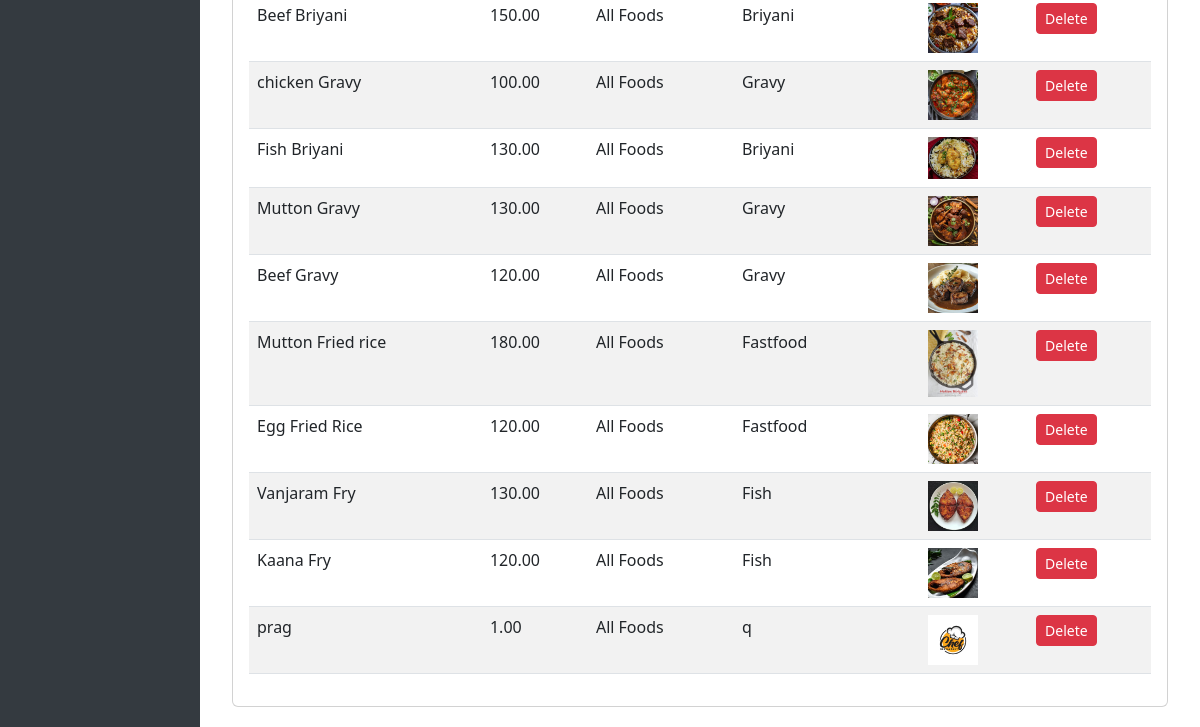
Before: / (lower part) with the older database file.
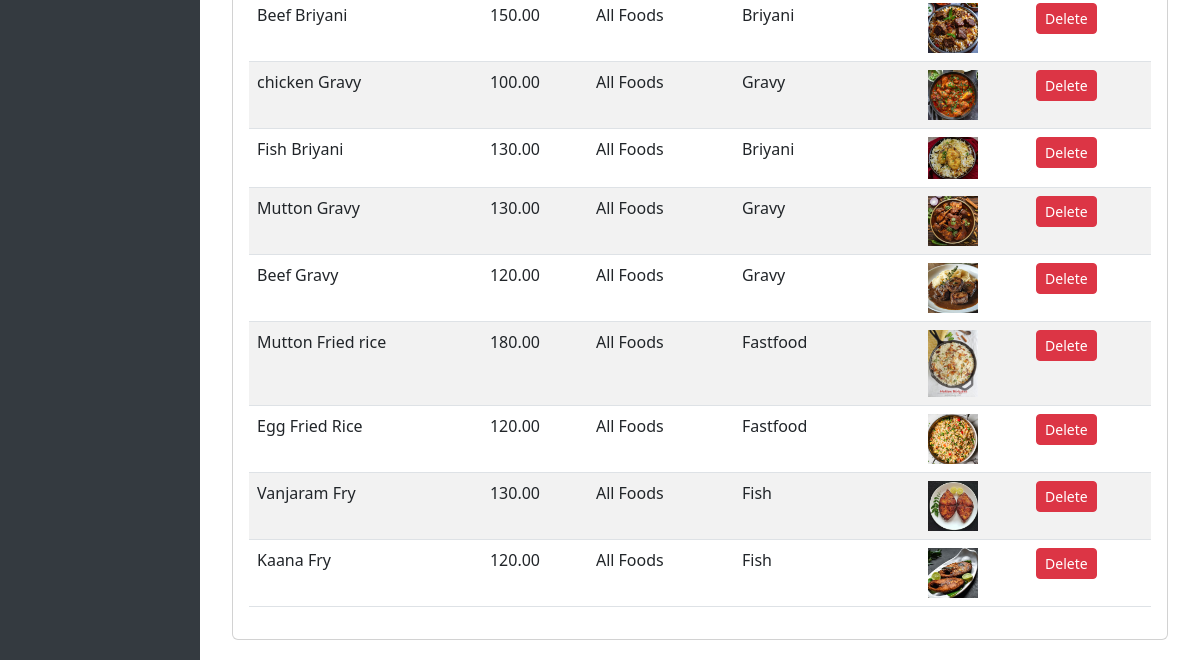
After: the same page with the newer database file.
### shop/models.py (models this page shows, shortened)
class FoodItem(models.Model):
    CATEGORY_CHOICES = [
        ('top', 'Top Rated'),
        ('all', 'All Foods'),
    ]
    name = models.CharField(max_length=255,blank=True,null=True)
    rate = models.DecimalField(max_digits=6, decimal_places=2,blank=True,null=True)
    category = models.CharField(max_length=20, choices=CATEGORY_CHOICES)
    subcategory = models.CharField(max_length=255, blank=True, null=True)
    image = models.ImageField(upload_to='foods/',blank=True,null=True)

### shop/views.py (the view)
# urls.py: path('', admin_page, name='admin-page'),
def admin_page(request):
    company = CompanyInfo.objects.first()
    company_form = CompanyInfoForm(request.POST or None, request.FILES or None, instance=company)
    food_form = FoodItemForm(request.POST or None, request.FILES or None)
    if request.method == 'POST':
        if 'save_company' in request.POST and company_form.is_valid():
            company_form.save()
        if 'add_food' in request.POST and food_form.is_valid():
            food_form.save()
        return redirect('admin-page')
    foods = FoodItem.objects.all()
    return render(request, 'admin/company_setup.html', {
        'company_form': company_form,
        'food_form': food_form,
        'foods': foods,
    })

### shop/templates/admin/company_setup.html (shortened to what this page needs)
    {% extends 'admin/base.html' %}
    {% load static %}
    {% block content %}
    <div class="container mt-4">
        <div class="card">
            <div class="card-body">
                <div class="table-responsive">
                    <table class="table table-striped">
                        <tbody>
                            {% for food in foods %}
                            <tr>
                                <td>{{ food.name }}</td>
                                <td>{{ food.rate }}</td>
                                <td>{{ food.get_category_display }}</td>
                                <td>{{ food.subcategory|default:"-" }}</td>
                                <td>
                                    {% if food.image %}
                                        <img src="{{ food.image.url }}" alt="{{ food.name }}" style="max-width: 50px;">
                                    {% else %}
                                        No image
                                    {% endif %}
                                </td>
                                <td>
                                    <a href="{% url 'delete-food' food.id %}" class="btn btn-danger btn-sm"
                                    onclick="return confirm('Are you sure you want to delete this item?')">
                                        Delete
                                    </a>
                                </td>
                            </tr>
                            {% empty %}
                            <tr>
                                <td colspan="7" class="text-center">No food items found</td>
                            </tr>
                            {% endfor %}
                        </tbody>
                    </table>
                </div>
            </div>
        </div>
    </div>
    {% endblock %}

### shop/templates/admin/base.html (shortened to what this page needs)
<!DOCTYPE html>
<html lang="en">
<head>
    <link href="https://cdn.jsdelivr.net/npm/bootstrap@5.3.0/dist/css/bootstrap.min.css" rel="stylesheet">
</head>
<body>
    <div class="container-fluid">
        <div class="row">
            <div class="col-md-3 col-lg-2 sidebar p-0">
            </div>
            <div class="col-md-9 col-lg-10 content">
                {% block content %}
                {% endblock %}
            </div>
        </div>
    </div>
</body>
</html>

### shop/templates/admin/base.html (style rules this page uses)
.sidebar { min-height: 100vh; background-color: #343a40; color: white; }
.content { padding: 20px; }

Changed rows visible on the page:
removed FoodItem: name "prag", rate "1.00", category "All Foods", subcategory "q", image (picture)
